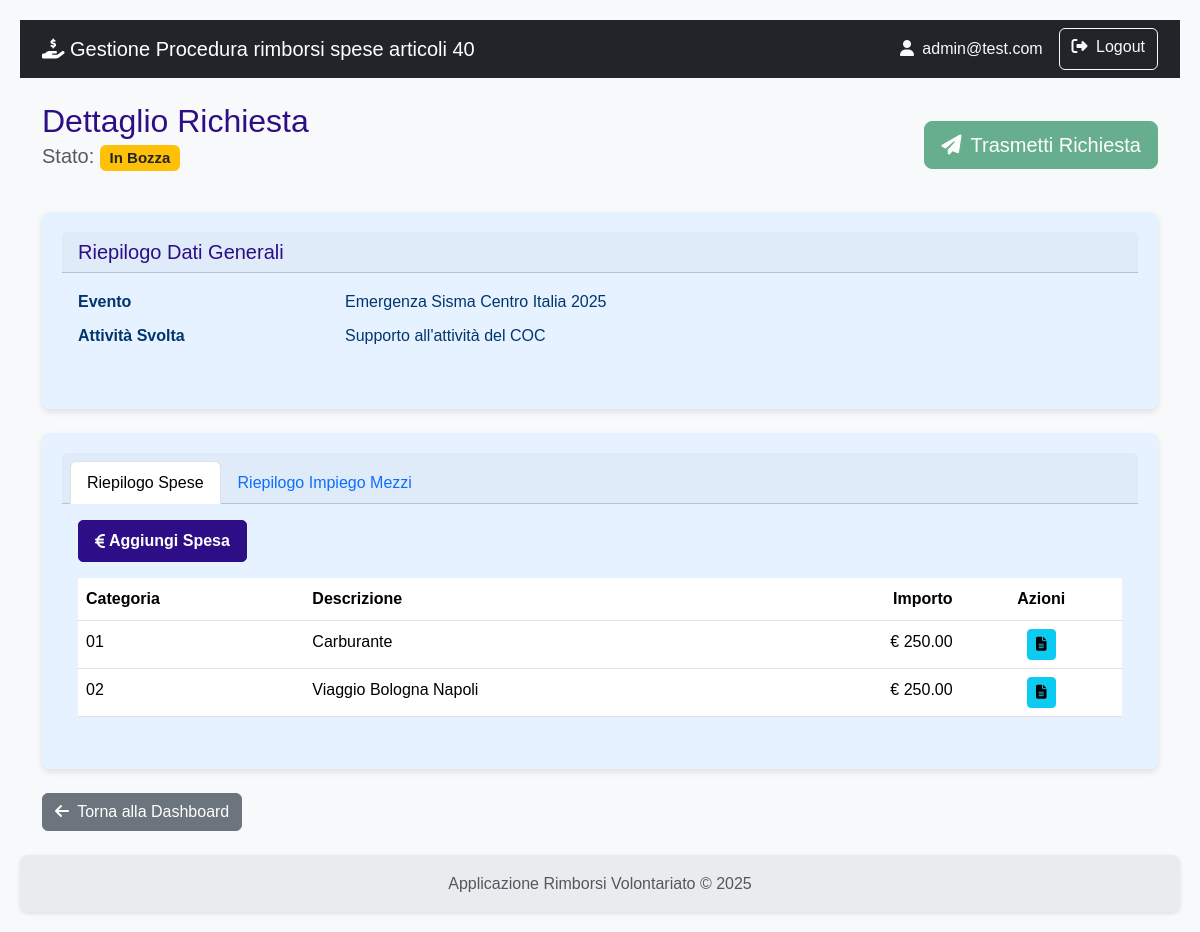
/richiesta/dettaglio/1 (signed in), run on the app's committed database.
### rimborsi/models.py (models this page shows)
class User(db.Model, UserMixin):
    id = db.Column(db.Integer, primary_key=True)
    username = db.Column(db.String(80), nullable=False)
    email = db.Column(db.String(120), nullable=False)
    password_hash = db.Column(db.String(120), nullable=False)
    role = db.Column(db.String(20), nullable=False)
    organizzazioni = db.relationship('Organizzazione', secondary=associazione_utente_organizzazione, back_populates='utenti_compilatori')
    __table_args__ = (
        db.UniqueConstraint('username', name='uq_user_username'),
        db.UniqueConstraint('email', name='uq_user_email'),
    )

class Evento(db.Model):
    id = db.Column(db.Integer, primary_key=True)
    protocollo_attivazione = db.Column(db.String(50), unique=True)
    nome = db.Column(db.String(100), nullable=False)
    descrizione = db.Column(db.Text)
    tipologia = db.Column(db.String(1), nullable=False)
    data_inizio = db.Column(db.Date)
    data_fine = db.Column(db.Date)
    richieste = db.relationship('Richiesta', backref='evento', lazy=True)
    __table_args__ = (db.UniqueConstraint('protocollo_attivazione', name='uq_evento_protocollo_attivazione'),)

class Richiesta(db.Model):
    id = db.Column(db.Integer, primary_key=True)
    stato = db.Column(db.String(1), default='A', nullable=False)
    esito = db.Column(db.String(1))
    attivita_svolta = db.Column(db.Text)
    data_inizio_attivita = db.Column(db.Date)
    data_fine_attivita = db.Column(db.Date)
    numero_volontari_coinvolti = db.Column(db.Integer)
    data_creazione = db.Column(db.DateTime, default=datetime.utcnow)
    data_invio = db.Column(db.DateTime)
    protocollo_invio = db.Column(db.String(50), nullable=True)
    data_fine_istruttoria = db.Column(db.DateTime)
    protocollo_istruttoria = db.Column(db.String(50), nullable=True)
    evento_id = db.Column(db.Integer, db.ForeignKey('evento.id'), nullable=False)
    organizzazione_id = db.Column(db.Integer, db.ForeignKey('organizzazione.id'), nullable=False)
    impieghi = db.relationship('ImpiegoMezzoAttrezzatura', backref='richiesta', lazy=True, cascade="all, delete-orphan")
    spese = db.relationship('Spesa', backref='richiesta', lazy=True, cascade="all, delete-orphan")
    __table_args__ = (
        db.UniqueConstraint('protocollo_invio', name='uq_richiesta_protocollo_invio'),
        db.UniqueConstraint('protocollo_istruttoria', name='uq_richiesta_protocollo_istruttoria'),
    )

class Spesa(db.Model):
    id = db.Column(db.Integer, primary_key=True)
    data_spesa = db.Column(db.Date, nullable=False)
    categoria = db.Column(db.String(1), nullable=False)
    descrizione_spesa = db.Column(db.String(250))
    importo_richiesto = db.Column(db.Float, nullable=False)
    importo_approvato = db.Column(db.Float)
    note_istruttoria = db.Column(db.Text)
    richiesta_id = db.Column(db.Integer, db.ForeignKey('richiesta.id'), nullable=False)
    documenti = db.relationship('DocumentoSpesa', backref='spesa', lazy=True, cascade="all, delete-orphan")
    impiego_id = db.Column(db.Integer, db.ForeignKey('impiego_mezzo_attrezzatura.id'), nullable=True)

### rimborsi/richiesta/routes.py (the view)
@richiesta_bp.route('/dettaglio/<int:richiesta_id>')
@login_required
def dettaglio_richiesta(richiesta_id):
    richiesta = Richiesta.query.get_or_404(richiesta_id)
    return render_template('richiesta/dettaglio_richiesta.html', richiesta=richiesta)

### rimborsi/models.py (called while the page is built)
    @property
    def km_totali(self):
        if self.km_partenza is not None and self.km_arrivo is not None:
            return self.km_arrivo - self.km_partenza
        return 0

### rimborsi/templates/richiesta/dettaglio_richiesta.html (shortened to what this page needs)
{% extends 'base.html' %}
{% block content %}
    <div class="d-flex justify-content-between align-items-center mb-4">
        <div>
            <h2 class="mb-0">Dettaglio Richiesta</h2>
            <p class="lead text-muted">Stato: <span class="badge bg-warning text-dark">In Bozza</span></p>
        </div>
        <div>
            <a href="#" class="btn btn-success btn-lg disabled" title="Funzionalità in sviluppo">
                <i class="fas fa-paper-plane me-1"></i> Trasmetti Richiesta
            </a>
        </div>
    </div>
    <div class="card shadow-sm mb-4">
        <div class="card-header"><h5 class="mb-0">Riepilogo Dati Generali</h5></div>
        <div class="card-body">
            <dl class="row">
                <dt class="col-sm-3">Evento</dt>
                <dd class="col-sm-9">{{ richiesta.evento.nome }}</dd>
                <dt class="col-sm-3">Attività Svolta</dt>
                <dd class="col-sm-9">{{ richiesta.attivita_svolta }}</dd>
            </dl>
        </div>
    </div>
    <div class="card shadow-sm">
        <div class="card-header">
            <ul class="nav nav-tabs card-header-tabs">
                <li class="nav-item">
                    <a class="nav-link active" data-bs-toggle="tab" href="#tab-spese">Riepilogo Spese</a>
                </li>
                <li class="nav-item">
                    <a class="nav-link" data-bs-toggle="tab" href="#tab-impieghi">Riepilogo Impiego Mezzi</a>
                </li>
            </ul>
        </div>
        <div class="card-body">
            <div class="tab-content">
                <div class="tab-pane fade show active" id="tab-spese">
                    <a href="{{ url_for('richiesta.crea_spesa', richiesta_id=richiesta.id) }}" class="btn btn-primary mb-3">
                        <i class="fas fa-euro-sign me-1"></i> Aggiungi Spesa
                    </a>
                    <table class="table table-hover">
                        <thead>
                            <tr>
                                <th>Categoria</th>
                                <th>Descrizione</th>
                                <th class="text-end">Importo</th>
                                <th class="text-center">Azioni</th>
                            </tr>
                        </thead>
                        <tbody>
                            {% for spesa in richiesta.spese %}
                            <tr>
                                <td>{{ spesa.categoria }}</td>
                                <td>{{ spesa.descrizione_spesa }}</td>
                                <td class="text-end">&euro; {{ "%.2f"|format(spesa.importo_richiesto) }}</td>
                                <td class="text-center">
                                    <a href="{{ url_for('richiesta.lista_documenti', spesa_id=spesa.id) }}" class="btn btn-info btn-sm">
                                        <i class="fas fa-file-alt"></i>
                                    </a>
                                </td>
                            </tr>
                            {% else %}
                            <tr><td colspan="4" class="text-center text-muted">Nessuna spesa inserita.</td></tr>
                            {% endfor %}
                        </tbody>
                    </table>
                </div>
            </div>
        </div>
    </div>
    <div class="mt-4">
        <a href="{{ url_for('main.dashboard') }}" class="btn btn-secondary">
            <i class="fas fa-arrow-left me-1"></i> Torna alla Dashboard
        </a>
    </div>
{% endblock %}

### rimborsi/templates/base.html (shortened to what this page needs)
<!doctype html>
<html lang="it" class="h-100">
<head>
    <link href="https://cdn.jsdelivr.net/npm/bootstrap@5.3.3/dist/css/bootstrap.min.css" rel="stylesheet" xintegrity="sha384-QWTKZyjpPEjISv5WaRU9OFeRpok6YctnYmDr5pNlyT2bRjXh0JMhjY6hW+ALEwIH">
    <link rel="stylesheet" href="https://cdnjs.cloudflare.com/ajax/libs/font-awesome/6.5.2/css/all.min.css" xintegrity="sha512-SnH5WK+bZxgPHs44uWIX+LLJAJ9/2PkPKZ5QiAj6Ta86w+fsb2TkcmfRyVX3pBnMFcV7oQPJkl9QevSCWr3W6A==" />
    <link rel="stylesheet" href="{{ url_for('static', filename='css/styles.css') }}">
</head>
<body>
    <nav class="navbar navbar-expand-lg navbar-dark bg-dark">
        <div class="container">
            <a class="navbar-brand" href="{{ url_for('auth.index') }}">
                <i class="fas fa-hand-holding-dollar"></i>
                Gestione Procedura rimborsi spese articoli 40
            </a>
            <div class="collapse navbar-collapse" id="navbarNav">
                <div class="d-flex ms-auto">
                    {% if current_user.is_authenticated %}
                        <span class="navbar-text me-3 text-light">
                            <i class="fas fa-user me-1"></i> {{ current_user.email }}
                        </span>
                        <a href="{{ url_for('auth.logout') }}" class="btn btn-outline-light">
                            <i class="fas fa-sign-out-alt me-1"></i> Logout
                        </a>
                    {% else %}
                        <a href="{{ url_for('auth.registrati') }}" class="btn btn-outline-light me-2">Registrati</a>
                        <a href="{{ url_for('auth.login') }}" class="btn btn-outline-light">Login</a>
                    {% endif %}
                </div>
            </div>
        </div>
    </nav>
    <main class="container my-4">
        {% block content %}{% endblock %}
    </main>
    <footer class="footer mt-auto py-3">
        <div class="container text-center">
            <span class="text-muted">Applicazione Rimborsi Volontariato &copy; 2025</span>
        </div>
    </footer>
</body>
</html>

### rimborsi/static/css/styles.css (style rules this page uses)
:root { --color-primary: #2e0e86; --color-primary-hover: #142fca; --color-text-light: #ffffff; --color-card-bg: #e6f2ff; --color-card-text: #00366d; --color-bg: #f4f4f4; --color-text-dark: #333; --color-link: #0055a4; --border-radius: 8px; --box-shadow: 0 2px 4px rgba(0, 0, 0, 0.1); --box-shadow-card: 0 3px 6px rgba(0, 0, 0, 0.1); --transition-standard: all 0.3s ease; }
body { font-family: Arial, sans-serif; background-color: var(--color-bg); color: var(--color-text-dark); margin: 0; padding: 20px; line-height: 1.6; }
h1, h2, h3, h4, h5, h6 { color: var(--color-primary); margin-top: 0; }
a { color: var(--color-link); text-decoration: none; }
.btn-primary { background-color: var(--color-primary) !important; border-color: var(--color-primary) !important; color: var(--color-text-light) !important; font-weight: bold !important; text-decoration: none !important; display: inline-flex !important; align-items: center !important; justify-content: center !important; padding: 0.5rem 1rem !important; border-radius: 5px !important; transition: var(--transition-standard) !important; cursor: pointer; }
.btn-primary i { margin-right: 0.25rem !important; }
.card { flex: 1; background-color: var(--color-card-bg); color: var(--color-card-text); border-radius: var(--border-radius); padding: 20px; box-shadow: var(--box-shadow-card); transition: transform 0.2s ease-in-out; border: none; }
.card-body i { transition: var(--transition-standard); }
.shadow-sm { box-shadow: var(--box-shadow-card) !important; }
.text-center { text-align: center; }
.footer { display: flex; justify-content: left; gap: 20px; background-color: var(--color-primary); padding: 15px 20px; border-radius: var(--border-radius); margin-top: 20px; box-shadow: var(--box-shadow); }

### rimborsi/templates/base.html (style rules this page uses)
body { display: flex; flex-direction: column; min-height: 100vh; background-color: #f8f9fa; }
main { flex: 1; }
.footer { background-color: #e9ecef; }

### data on the page
User: email "admin@test.com"
Evento: evento.nome "Emergenza Sisma Centro Italia 2025"
Richiesta: attivita_svolta "Supporto all'attività del COC"
Spesa: categoria "01", descrizione_spesa "Carburante", importo_richiesto "250.00"
Spesa: categoria "02", descrizione_spesa "Viaggio Bologna Napoli", importo_richiesto "250.00"
